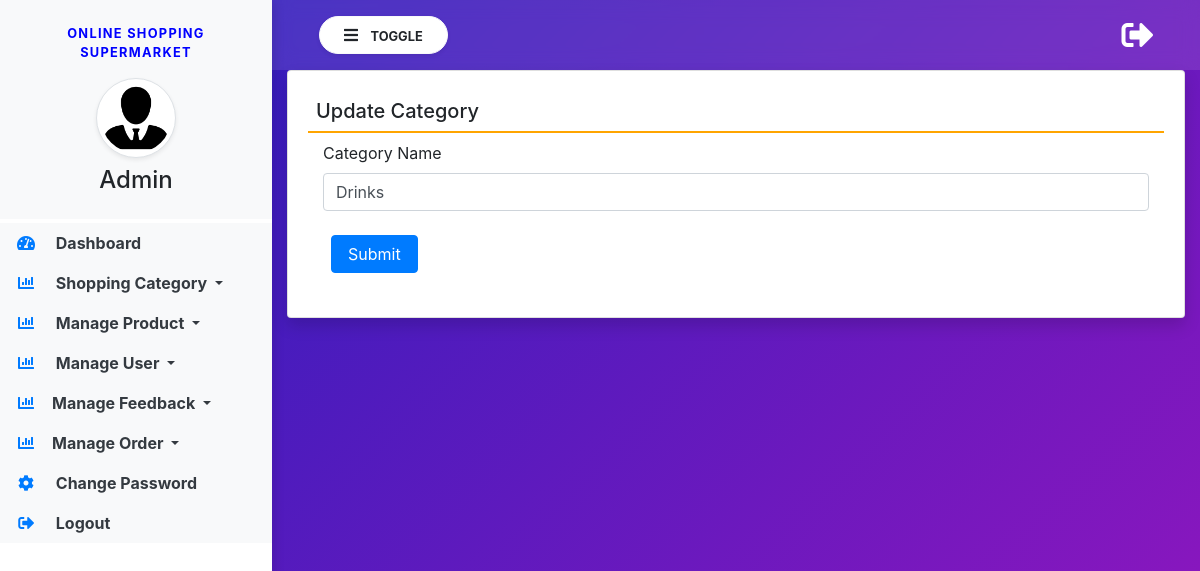
Page /edit-category/2/ on the earlier database version.
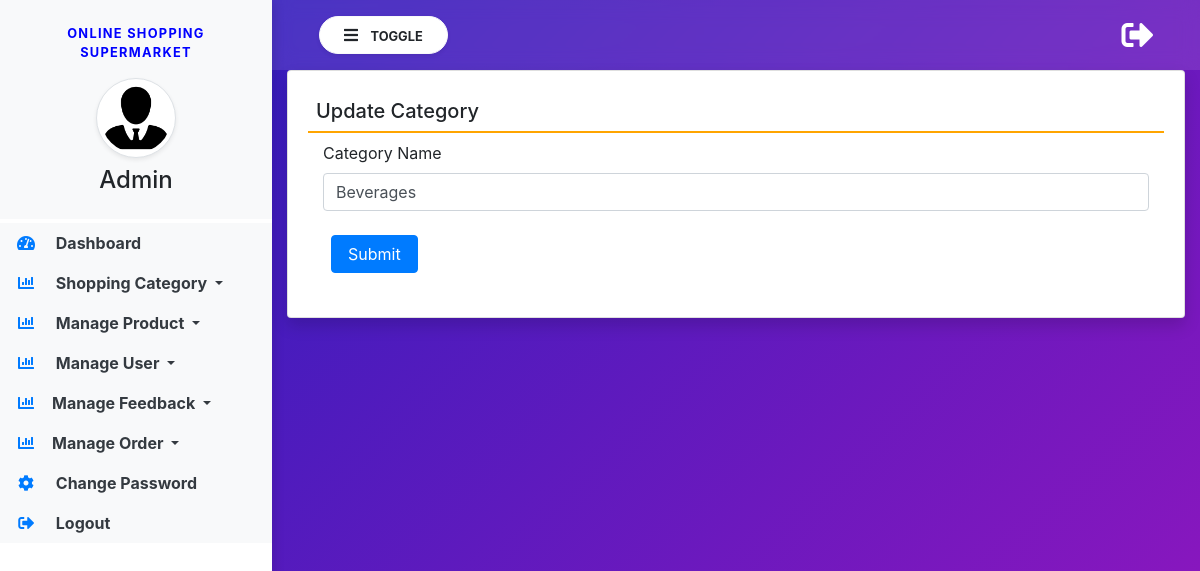
Same page on the later database version.
### groceryapp/models.py (models this page shows, shortened)
class Category(models.Model):
    name = models.CharField(max_length=100, null=True, blank=True)
    created = models.DateTimeField(auto_now_add=True)

### groceryapp/views.py (the view)
# urls.py: path('edit-category/<int:pid>/', edit_category, name="edit_category"),
def edit_category(request, pid):
    category = Category.objects.get(id=pid)
    if request.method == "POST":
        name = request.POST['name']
        category.name = name
        category.save()
        messages.success(request, "Category updated")
        return redirect('view_category')
    return render(request, 'edit_category.html', locals())

### groceryapp/templates/edit_category.html (shortened to what this page needs)
{% extends 'admin_base.html' %}
{% block main %}
<div class="card shadow">
    <div class="card-body">
        <h5 class="p-2" style="border-bottom: 2px solid orange;">Update Category</h5>
        <div class="container-fluid">
            <form action="" method="post" enctype="multipart/form-data">
                <div class="form-row">
                    <div class="col-sm-12">
                        <div class="form-group">
                            <label>Category Name</label>
                            <input type="text" name="name" class="form-control" value="{{category.name}}" placeholder="Category Name">
                        </div>
                    </div>
                </div>
                <input type="submit" value="Submit" class="m-2 px-3 btn btn-primary">
            </form>
        </div>
    </div>
</div>
{% endblock %}

Differences in the rows shown:
changed Category: name "Drinks" → "Beverages"
